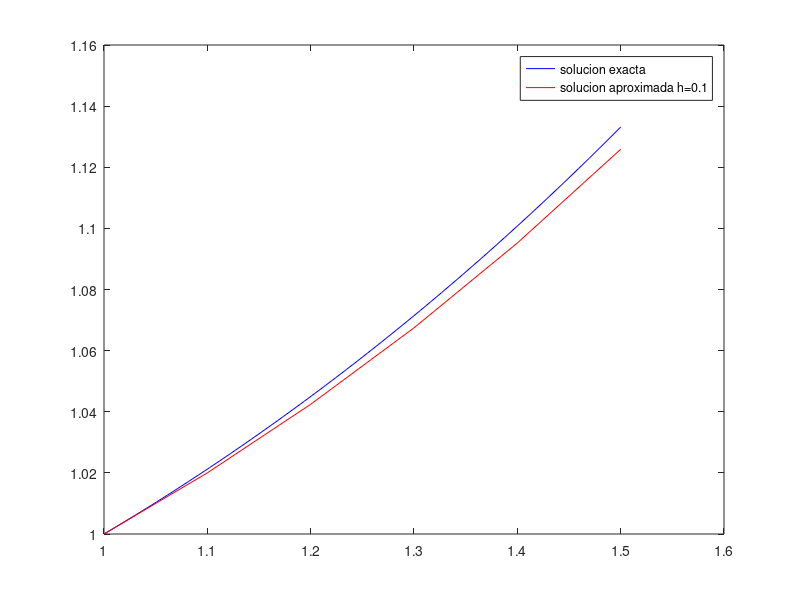

The MATLAB script that drew this image:
f=inline('0.2*x*y','x','y');
x(1)=1
y(1)=1
xx=1.5;
h=0.1;
for n=1:5
    y(n+1)=y(n)+0.1*f(x(n),y(n));
    x(n+1)=x(n)+h;
end
xx=linspace(1,1.5,50);
yy=exp(0.1*(xx.^2-1));
plot(xx,yy,'b',x,y,'r');
legend('solucion exacta','solucion aproximada h=0.1',...
    'localizacion','northwest');
res=y'